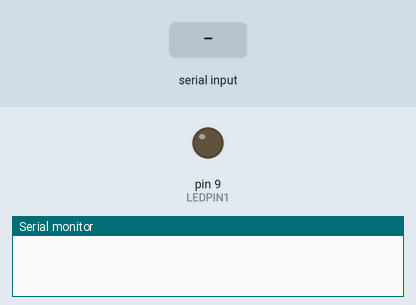
Recording of a sketch running on a simulated Arduino Uno, built with avr-gcc and run on an emulated ATmega328P. Shown: output pins drawn as LEDs (lit = HIGH), the last lines printed to the serial monitor. The test bench sets the inputs (shaded band).

Above: at 1.2 s.
1.3 s: "90,45\n" received over Serial
At 1.8 s:
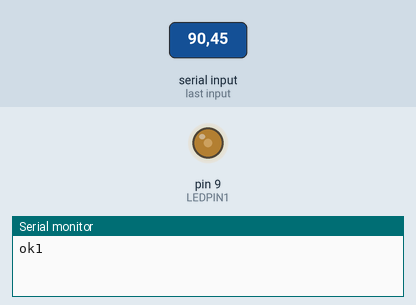
2.8 s: "30,150\n" received over Serial
At 4.0 s:
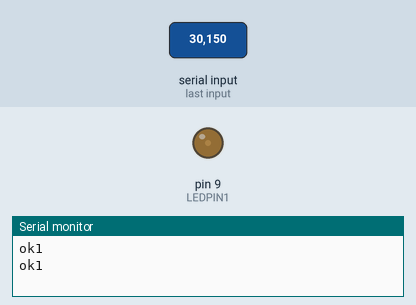
4.3 s: "200\n" received over Serial
At 5.2 s:
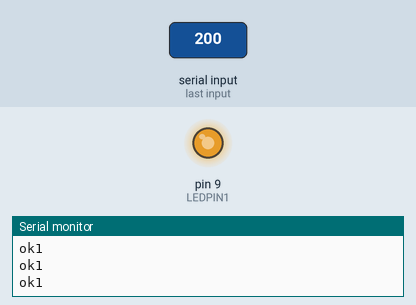
5.8 s: "90\n" received over Serial
At 6.3 s:
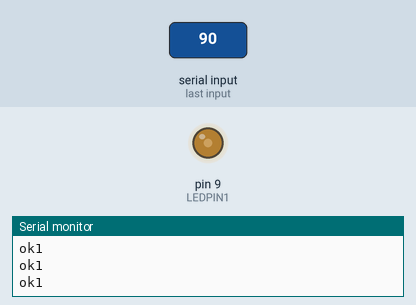
Timing chart, 0 to 8.3 s (numbered marks = the images above; inputs shaded):
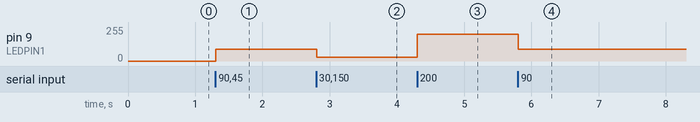

The sketch:

DimmerSerial.ino
```cpp
#define BUFFERSIZE 255
#define LEDPIN1 9

void setup() {
  // put your setup code here, to run once:
  Serial.begin(9600);
  pinMode(LEDPIN1, OUTPUT);
}

void loop() {
  char buffer[BUFFERSIZE];
  if (Serial.available()) { //there is a byte here.
    int nbytes = Serial.readBytesUntil('\n', buffer, BUFFERSIZE - 1);
    buffer[nbytes] = 0; //null terminated string
    String message = String(buffer);
    if (message == "status") {
      int d1 = digitalRead(LEDPIN1);
      Serial.println(d1 == HIGH ? "on1" : "off1");
    }
    else if (message) {
      analogWrite(LEDPIN1, message.toInt());
      Serial.println("ok1");
    }
    else {
      Serial.println("bad command");
    }
  }
}
```

Measured:
- after the input at 1.3 s, pin 9 (LEDPIN1): 0/255 → 90/255 at once
- after the input at 2.8 s, pin 9 (LEDPIN1): 90/255 → 30/255 at once
- after the input at 4.3 s, pin 9 (LEDPIN1): 30/255 → 200/255 at once
- after the input at 5.8 s, pin 9 (LEDPIN1): 200/255 → 90/255 at once
